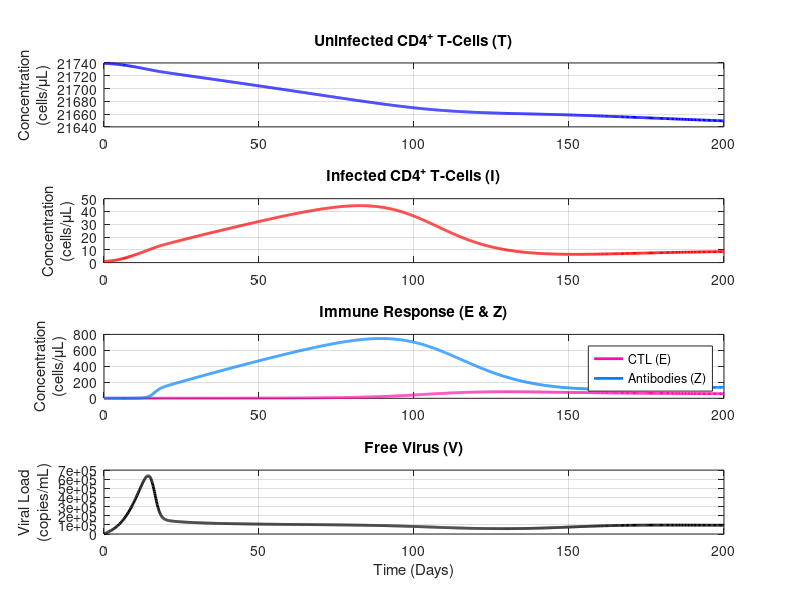

MATLAB code to generate this figure:
function Immune_system_hiv_model
    clear; clc; close all;  

    % -----------------------------------
    % PARAMETERS & CONFIGURATION
    t_final = 200; % Simulation duration (days) 
    p.t_start_art = 999;   % Day therapy starts
    p.epsilon_val = 0.90;  % Drug efficacy (90%)
    
    % Uninfected T Cells (T)
    p.lambda = 100;  % T-cell production rate        
    p.delta_T = 0.0046; % Natural T-cell death rate      
    
    % Infection Parameters
    p.beta = 4.8e-7; % Virus transmission 
    p.omega = 4.7e-7; % Cell-to-cell transmission 
    p.s = 0.01; % Saturation constant 
    
    % Infected T Cell Parameters (I)
    p.delta_I = 0.008;  % Infected cell death rate   
    p.m       = 0.001; % CTL neutralization rate     
    
    % Virus (V)
    p.N_vi    = 2000;   % Burst size (virions produced per infected cell)
    p.delta_V = 0.05;  % Viral clearance rate      
    p.b_z     = 0.01;      % Humoral neutralization rate 
    
    % Cytotoxic T Cell Response (E - CTL)
    p.p_I     = 0.002;  % CTL recruitment
    p.delta_E = 0.02;  % Death rate of CTL  
    
    
    % B Cell / Antibody Response (Z - Humoral)
    p.p_zv     = 0.0013;    % Humoral recruitment  
    p.delta_Z = 0.12;  % Humoral death rate     
    
    % --------------------------------------------------------
    % INITIAL CONDITIONS

    T0 = p.lambda / p.delta_T; 
    I0 = 1; 
    V0 = 0;
    E0 = 1;  
    Z0 = 1;  
    
    y0 = [T0; I0; V0; E0; Z0]; 
    
    % --------------------------------------------------------
    % SIMULATION

    opts = odeset('RelTol', 1e-6, 'AbsTol', 1e-10);
    [t, Y] = ode45(@(t,y) equations_lin_ode(t, y, p), [0 t_final], y0, opts);

    T = Y(:,1);      
    I = Y(:,2);  
    V = Y(:,3);      
    E = Y(:,4);      
    Z = Y(:,5);      
    
    v_copies_mL = V * 1000; 
    
    % ---------------------------------------------------------
    % PLOT

    figure('Name', 'Immune_HIV_model_ART', 'Color', 'w');
    
    % Subplot 1
    subplot(4, 1, 1);
    plot(t, T, 'b-', 'LineWidth', 2); hold on;
    % Only draw ART line if simulation went past start day
    if t_final >= p.t_start_art
        xline(p.t_start_art, 'm--', 'Start ART', 'LabelVerticalAlignment', 'bottom', 'LineWidth', 1.5);
    end
    ylabel({'Concentration'; '(cells/\muL)'}); 
    title('Uninfected CD4^+ T-Cells (T)');
    grid on; xlim([0 t_final]);
    
    % Subplot 2
    subplot(4, 1, 2);
    plot(t, I, 'r', 'LineWidth', 2); hold on;
    if t_final >= p.t_start_art
        xline(p.t_start_art, 'm--', 'LineWidth', 1.5);
    end
    ylabel({'Concentration'; '(cells/\muL)'}); 
    title('Infected CD4^+ T-Cells (I)');
    ylim([0 50]); 
    grid on; xlim([0 t_final]);
    
    % Subplot 3
    subplot(4, 1, 3);
    plot(t, E, '-', 'Color', [0.99, 0.05, 0.65], 'LineWidth', 2); hold on;
    plot(t, Z, 'Color', [0, 0.5, 1], 'LineWidth', 2);
    if t_final >= p.t_start_art
        xline(p.t_start_art, 'm--', 'LineWidth', 1.5);
    end
    ylabel({'Concentration'; '(cells/\muL)'}); 
    title('Immune Response (E & Z)');
    legend('CTL (E)', 'Antibodies (Z)', 'Location', 'Best');
    grid on; xlim([0 t_final]);
    
    % Subplot 4
    subplot(4, 1, 4);
    plot(t, v_copies_mL, 'k-', 'LineWidth', 2); hold on;
    if t_final >= p.t_start_art
        xline(p.t_start_art, 'm--', 'LineWidth', 1.5);
    end
    xlabel('Time (Days)');
    ylabel({'Viral Load'; '(copies/mL)'}); 
    title('Free Virus (V)');
    grid on; xlim([0 t_final]);
end

% ---------------------------------------------------------
% ODE SYSTEM

function dydt = equations_lin_ode(t, y, p)
    T = y(1);
    I = y(2); 
    V = y(3);
    E = y(4);
    Z = y(5);
    
    % Check if ART is active
    if t >= p.t_start_art
        current_epsilon = p.epsilon_val; % Drug active
    else
        current_epsilon = 0;             % Drug inactive
    end

    infection_rate = ((1 - current_epsilon) * p.beta * V * T) / (1 + p.s * V);
    

    dTdt = p.lambda - p.delta_T * T - infection_rate - p.omega * T * I;
    

    dIdt = infection_rate + p.omega * T * I - p.delta_I * I - p.m * E * I;
    

    dVdt = p.N_vi * p.delta_I * I - p.delta_V * V - p.b_z * V * Z;

    dEdt = p.p_I * I * E - p.delta_E * E;
    
    dZdt = p.p_zv * V * Z - p.delta_Z * Z;
    
    dydt = [dTdt; dIdt; dVdt; dEdt; dZdt];
end